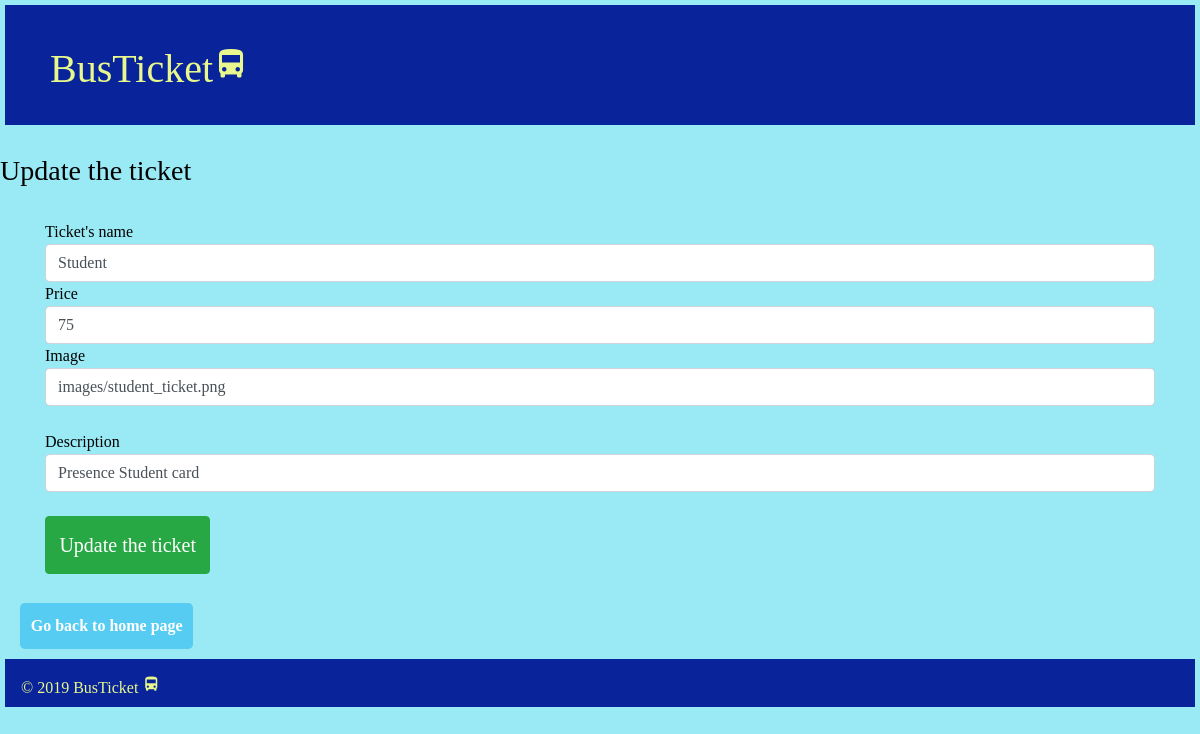
Page /update_ticket.php?id=2 on the committed database.
### tables this page shows
CREATE TABLE `tickets` (
  `id` int(11) NOT NULL,
  `name_ticket` varchar(45) NOT NULL,
  `price` double NOT NULL,
  `image` varchar(250) DEFAULT NULL,
  `description` varchar(250) DEFAULT NULL
);

### public/lib/config.php (called while the page is built)
<?php
class Db {
    private $host = 'localhost';
    private $db   = 'Tickets';
    private $user = 'root';
    private $pass = '';
    private $charset = 'utf8mb4';
    protected $conn;
    public function __construct() {
        try {
            $dsn = "mysql:host=".$this->host.";dbname=".$this->db.";charset=".$this->charset;
            $this->conn = new PDO($dsn, $this->user, $this->pass);
        } catch (\PDOException $e) {
            throw new \PDOException($e->getMessage(), (int)$e->getCode());
        }
    }
    public function connect(){
        return $this->conn;
    }
}

### public/lib/ticket_class.php (called while the page is built, shortened)
<?php
class Ticket
{
    private $db;
    public function __construct()
    {
        $this->db = new Db();
        $this->db = $this->db->connect();
    }
    public function selectTicket($id)
    {
        $stmt = $this->db->prepare('SELECT * FROM tickets WHERE id = :id');
        $stmt->bindValue(':id', $id, PDO::PARAM_INT);
        $stmt->execute();
        $result = $stmt->fetch(PDO::FETCH_ASSOC);
        return $result;
    }
}
?>

### public/lib/common.php (called while the page is built)
<?php
function escape($html) {
  return htmlspecialchars($html, ENT_QUOTES | ENT_SUBSTITUTE, "UTF-8");
}

### public/update_ticket.php (the view, shortened to what this page needs)
<?php
require_once('lib/ticket_class.php');
require_once('lib/config.php');
require_once('lib/common.php');
if (isset($_GET['id']))
{
  $id = $_GET['id'];
  $ticket = new Ticket();
  $result = $ticket->selectTicket($id);
}
?>
<?php include "templates/header.php"; ?>
<h3>Update the ticket</h3><br>
<div class="container">
    <form action='' method="post">
        <lable for="name_ticket">Ticket's name</lable>
        <input type="text" class="form-control" name="name_ticket" value="<?php echo escape($result['name_ticket']); ?>" required>
        <lable for="price">Price</lable>
        <input type="number" class="form-control" name="price" value="<?php echo escape($result['price']); ?>" required>
        <lable for="image">Image</lable>
        <input type="text" class="form-control" name="image" value="<?php echo escape($result['image']); ?>" required><br>
        <lable for="image">Description</lable>
        <input type="text" class="form-control" name="description" value="<?php echo escape($result['description']); ?>"><br>
        <button type="submit" class="btn btn-success" name="update" onclick="return confirmIt()"> Update the ticket</button>
    </form><br>
</div>
<a href="index.php" class="btn btn-primary" role="button">Go back to home page</a><br>
<?php include "templates/footer.php"; ?>

### public/css/style.css (style rules this page uses)
body { background: rgb(153, 234, 245); padding: 0 10px; }
.container { min-height: 300px; background: rgb(153, 234, 245); }
.btn-success { font-size: 1.25em; }
a { margin: 5px; }
* { box-sizing: border-box; font-family: Raleway; color: black; }
html, body { margin: 0; padding: 0; min-height: 100%; }
.btn { text-align: center; vertical-align: middle; padding: .67em .67em; cursor: pointer; }
.btn-primary { color: white; background-color: #56CCF2; border: none; border-radius: .3em; font-weight: bold; margin-left: 20px; }

### rows in the picture
tickets: name_ticket "Student", price "75", image "images/student_ticket.png", description "Presence Student card"
